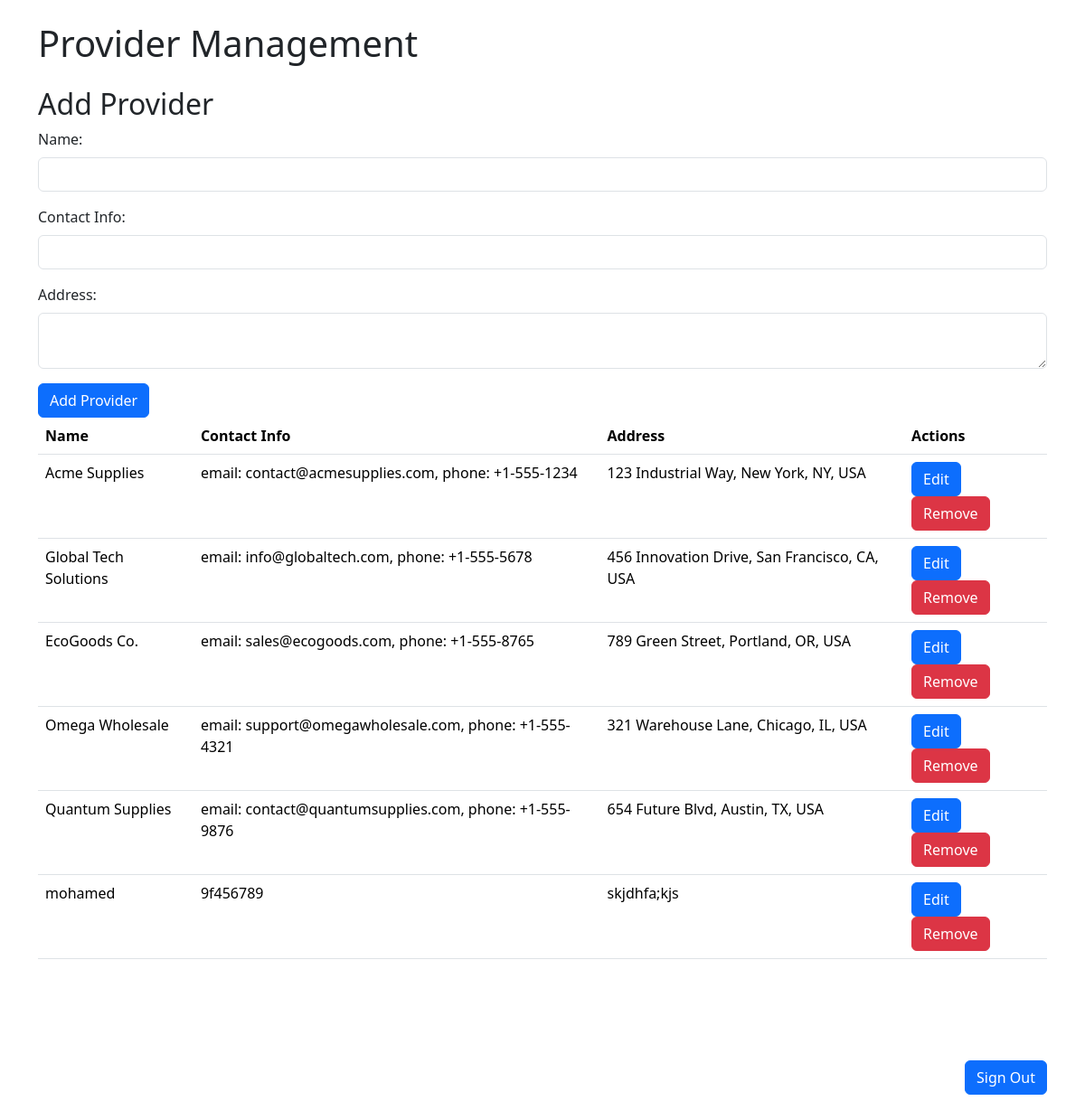
/provider_management.php (signed in), run on the app's committed database.
### tables this page shows
CREATE TABLE `providers` (
  `id` int(11) NOT NULL,
  `name` varchar(100) NOT NULL,
  `contact_info` varchar(255) DEFAULT NULL,
  `address` text DEFAULT NULL
);

### provider_management.php (the view, shortened to what this page needs)
<?php
include 'db_connection.php';
function listProviders($conn)
{
    $result = $conn->query("SELECT id, name, contact_info, address FROM Providers");
    if ($result->num_rows > 0) {
        echo "<table class='table'>";
        echo "<tr><th>Name</th><th>Contact Info</th><th>Address</th><th>Actions</th></tr>";
        while ($row = $result->fetch_assoc()) {
            echo "<tr>";
            echo "<td>" . $row['name'] . "</td>";
            echo "<td>" . $row['contact_info'] . "</td>";
            echo "<td>" . $row['address'] . "</td>";
            echo "<td>";
            echo "<button class='btn btn-primary' data-id='" . $row['id'] . "' data-name='" . $row['name'] . "' data-contact_info='" . $row['contact_info'] . "' data-address='" . $row['address'] . "' data-bs-toggle='modal' data-bs-target='#editProviderModal'>Edit</button> ";
            echo "<form method='POST' action='' style='display:inline;' onsubmit='return confirm(\"Are you sure you want to remove this provider?\");'>
            <input type='hidden' name='action' value='removeProvider'>
            <input type='hidden' name='provider_id' value='" . $row['id'] . "'>
            <button type='submit' class='btn btn-danger'>Remove</button>
            </form>";
            echo "</td>";
            echo "</tr>";
        }
        echo "</table>";
        echo "    <br>";
        echo "    <br>";
        echo "    <br>";
        echo "    <br>";
        echo '<a href="signout.php" class="btn btn-primary" style="float: right;">Sign Out</a>';
        echo "    <br>";
        echo "    <br>";
        echo "    <br>";
        echo "    <br>";
    } else {
        echo "<div class='alert alert-info'>No providers found.</div>";
    }
}
?>
<!DOCTYPE html>
<html lang="en">
<head>
    <link href="design/css/bootstrap.min.css" rel="stylesheet">
</head>
<body>
    <div class="container">
        <h1 class="my-4">Provider Management</h1>
        <h2>Add Provider</h2>
        <form method="POST" action="">
            <div class="mb-3">
                <label for="name" class="form-label">Name:</label>
                <input type="text" class="form-control" id="name" name="name" required>
            </div>
            <div class="mb-3">
                <label for="contact_info" class="form-label">Contact Info:</label>
                <input type="text" class="form-control" id="contact_info" name="contact_info" required>
            </div>
            <div class="mb-3">
                <label for="address" class="form-label">Address:</label>
                <textarea class="form-control" id="address" name="address" required></textarea>
            </div>
            <button type="submit" class="btn btn-primary">Add Provider</button>
        </form>
        <?php listProviders($conn); ?>
    </div>
</body>
</html>

### data on the page
providers: name "Acme Supplies", contact_info "email: contact@acmesupplies.com, phone: +1-555-1234", address "123 Industrial Way, New York, NY, USA"
providers: name "Global Tech Solutions", contact_info "email: info@globaltech.com, phone: +1-555-5678", address "456 Innovation Drive, San Francisco, CA, USA"
providers: name "EcoGoods Co.", contact_info "email: sales@ecogoods.com, phone: +1-555-8765", address "789 Green Street, Portland, OR, USA"
providers: name "Omega Wholesale", contact_info "email: support@omegawholesale.com, phone: +1-555-4321", address "321 Warehouse Lane, Chicago, IL, USA"
providers: name "Quantum Supplies", contact_info "email: contact@quantumsupplies.com, phone: +1-555-9876", address "654 Future Blvd, Austin, TX, USA"
providers: name "mohamed", contact_info "9f456789", address "skjdhfa;kjs"
